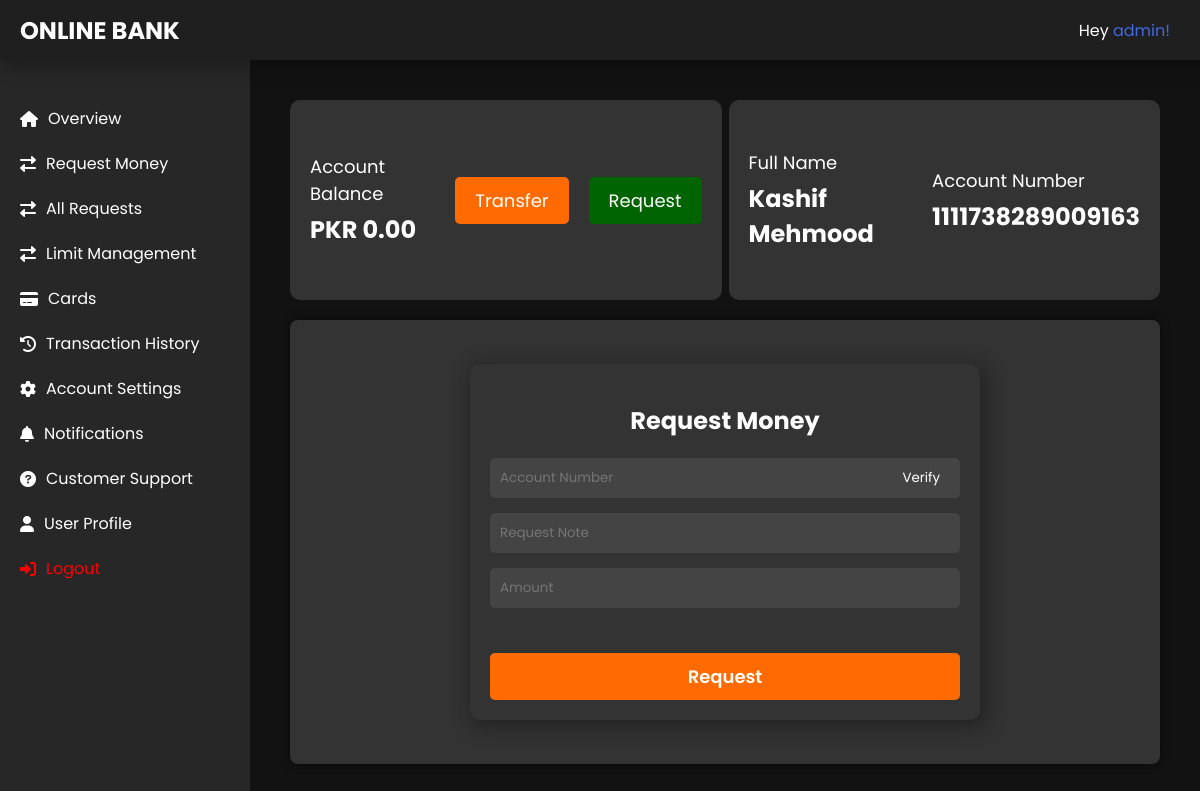
The app's page /transaction/request-money/ (signed in) with its own data.
### bankaccount/models.py (models this page shows, shortened)
class BankAccount(models.Model):
    user = models.ForeignKey(User, on_delete=models.DO_NOTHING)
    full_name = models.CharField(max_length=100)
    address = models.CharField(max_length=200)
    phone_number = models.CharField(max_length=16)
    profession = models.CharField(max_length=20)
    account_number = models.CharField(max_length=16)
    account_type = models.CharField(max_length=50, choices=ACCOUNT_CHOICES)
    balance = models.DecimalField(default=0, max_digits=10, decimal_places=2)
    date_created = models.DateTimeField(auto_now=True)
    date_updated = models.DateTimeField(null=True, blank=True)
    daily_limit = models.IntegerField(default=25000)
    daily_remaining_limit = models.IntegerField(default=25000)
    max_daily_limit = models.IntegerField(default=50000)
    monthly_limit = models.IntegerField(default=500000)
    monthly_remaining_limit = models.IntegerField(default=500000)
    max_monthly_limit = models.IntegerField(default=750000)
    yearly_limit = models.IntegerField(default=1000000)
    yearly_remaining_limit = models.IntegerField(default=1000000)
    max_yearly_limit = models.IntegerField(default=1250000)
    is_active = models.BooleanField(default=False)
    is_approved = models.BooleanField(default=False)
    otp = models.CharField(max_length=6, null=True, blank=True)
    otp_expiry = models.DateTimeField(null=True, blank=True)
    otp_attempts = models.PositiveIntegerField(default=0)

### transaction/views.py (the view, shortened to what this page needs)
# urls.py: path('request-money/', views.request_money, name='request_money'),
def request_money(request):
    context = {}
    request_from = BankAccount.objects.get(user=request.user)
    context['bank_account'] = request_from
    context['bank_account_created'] = True
    return render(request, 'request_money.html', context)

### templates/request_money.html (shortened to what this page needs)
{% extends 'base.html' %}
{% load static %}
{% block content %}
    <div class="dashboard-container">
        <div class="balance-transfer-container">
            <div class="sub-container">
                <div class="account-balance">
                    <div class="balance-title">Account Balance</div>
                    <div class="balance-amount">PKR {{ bank_account.balance }}</div>
                </div>
                <div class="btn-tabs">
                    <a class="transfer-button" href="{% url 'transaction:make_payment' bank_account.account_number %}">Transfer</a>
                    <a class="transfer-button request-btn" href="">Request</a>
                </div>
            </div>
            <div class="sub-container">
                <div>
                    <div class="balance-title">Full Name</div>
                    <div class="balance-amount">{{ bank_account.full_name }}</div>
                </div>
                <div>
                    <div class="balance-title">Account Number</div>
                    <div class="balance-amount">{{ bank_account.account_number }}</div>
                </div>
            </div>
        </div>
        <div class='form-container'>
            <div class="form">
                <h2>Request Money</h2>
                <form method="post">
                    <div class="input-with-button">
                        <input type="text" name="request_to" placeholder="Account Number">
                        <button type="button" class="verify-button">Verify</button>
                    </div>
                    <input type="text" placeholder="Request Note" name="note" id="">
                    <input type="number" name='amount' placeholder="Amount">
                    <button type="submit">Request</button>
                </form>
            </div>
        </div>
    </div>
{% endblock %}

### templates/base.html (shortened to what this page needs)
{% load static %}
<!DOCTYPE html>
<html lang="en">
<head>
    <link rel="stylesheet" href="{% static 'css/home.css' %}">
    <link rel="stylesheet" href="https://cdnjs.cloudflare.com/ajax/libs/font-awesome/6.0.0-beta3/css/all.min.css">
</head>
<body>
    <div class="navbar">
        <h2><a style="color: white;" href="{% url 'core:dashboard' %}">ONLINE BANK</a></h2>
        <div>
            <p>Hey <a href="" style="color: royalblue;">{{ request.user.username }}!</a></p>
        </div>
    </div>
    <div class="container">
        {% if request.user.is_authenticated %}
            {% if bank_account_created %}
            <nav class="sidebar">
                <ul class="sidebar-links">
                    <li {% block home_active %}{% endblock %}><a href="{% url 'core:dashboard' %}"><i class="fas fa-home"></i> Overview</a></li>
                    <li {% block requestMoney_active %}{% endblock %}><a href="{% url 'transaction:request_money' %}"><i class="fas fa-exchange-alt"></i> Request Money</a></li>
                    <li {% block requests_active %}{% endblock %}><a href="{% url 'transaction:all_requests' bank_account.account_number %}"><i class="fas fa-exchange-alt"></i> All Requests</a></li>
                    <li {% block limit_manage_active %}{% endblock %}><a href="{% url 'transaction:limit_management' bank_account.account_number %}"><i class="fas fa-exchange-alt"></i> Limit Management</a></li>
                    <li {% block card_active %}{% endblock %}><a href="{% url 'transaction:manage_card' bank_account.account_number %}"><i class="fas fa-credit-card"></i> Cards</a></li>
                    <li {% block trx_history_active %}{% endblock %}><a href="{% url 'transaction:transaction_history' bank_account.account_number %}"><i class="fas fa-history"></i> Transaction History</a></li>
                    <li {% block acc_setting_active %}{% endblock %}><a href="#"><i class="fas fa-cog"></i> Account Settings</a></li>
                    <li {% block noti_active %}{% endblock %}><a href="{% url 'core:notifications' bank_account.account_number %}"><i class="fas fa-bell"></i> Notifications</a></li>
                    <li {% block support_active %}{% endblock %}><a href="{% url 'core:all_issues' %}"><i class="fas fa-question-circle"></i> Customer Support</a></li>
                    <li {% block user_profile_active %}{% endblock %}><a href="{% url 'bankaccount:user_profile' request.user %}"><i class="fas fa-user"></i>User Profile</a></li>
                    {% if request.user.is_authenticated %}
                    <li><a style="color: red;" href="{% url 'account_logout' %}"><i class="fas fa-sign-in-alt" ></i> Logout</a></li>
                    {% else %}
                    <li><a href="{% url 'account_signup' %}"><i class="fas fa-sign-in-alt"></i> Login/Signup</a></li>
                    {% endif %}
                </ul>
            </nav>
            {% endif %}
        {% endif %}
        <main class="content">
            {% block content %}
            {% endblock content %}
        </main>
    </div>
</body>
</html>

### static/css/home.css (style rules this page uses)
* { font-family: poppins; }
a { text-decoration: none; text-align: center; }
body { margin: 0; font-family: poppins, sans-serif; background-color: #121212; color: #ffffff; }
.navbar { display: flex; justify-content: space-between; align-items: center; padding: 0 20px; background-color: #1f1f1f; box-shadow: 2px 2px 20px 2px rgba(0, 0, 0, 0.304) !important; height: 60px; position: fixed; top: 0; width: 100%; z-index: 3; }
.navbar > div { margin-right: 50px; display: flex; flex-direction: row-reverse; justify-content: end; }
.container { display: flex; height: 100vh; margin-top: 60px; }
.sidebar { width: 250px; background-color: #272727; padding-top: 20px; position: fixed; transition: transform 0.3s ease; height: calc(100% - 60px); z-index: 2; }
.sidebar-links { list-style-type: none; padding: 0; }
.sidebar-links li { padding: 10px 20px; }
.sidebar-links li a { color: #ffffff; text-decoration: none; display: flex; align-items: center; }
.sidebar-links li a i { margin-right: 10px; }
.content { margin-left: 250px; padding: 20px; flex: 1; transition: margin-left 0.3s ease; }
.form-container { background-color: #333333; padding: 5%; border-radius: 8px; box-shadow: 0 0 10px rgba(0, 0, 0, 0.5); max-width: 89%; margin: auto; }
.form { width: 60%; margin: auto; box-shadow: 4px 4px 20px 4px rgba(0, 0, 0, 0.301); padding: 20px; border-radius: 10px; }
.form-container > .form > h2 { text-align: center; }
input[type="text"], input[type="email"], input[type="tel"], input[type="password"], input[type="number"], select { width: calc(100% - 20px); padding: 10px; margin-bottom: 15px; border: none; border-radius: 5px; background-color: #444444; color: white; }
button[type="submit"] { margin-top: 30px; width: 100%; padding: 10px; background-color: #FF6B00; border: none; border-radius: 5px; color: white; font-size: 18px; cursor: pointer; font-weight: 600; }
.dashboard-container { max-width: 100%; margin: auto; padding: 20px; }
.dashboard-container > .form-container { max-width: 100%; }
.balance-transfer-container { display: flex; justify-content: space-between; align-items: center; border-radius: 8px; margin-bottom: 20px; width: 100%; }
.sub-container { width: 45%; background-color: #333333; padding: 20px; height: 20vh; border-radius: 10px; display: flex; align-items: center; justify-content: space-between; }
.sub-container > .btn-tabs { display: flex; align-items: center; justify-content: space-around; }
.sub-container > .btn-tabs > a:first-child { margin-right: 20px; }
.request-btn { background-color: darkgreen !important; }
.account-balance { display: flex; flex-direction: column; }
.balance-title { font-size: 18px; margin-bottom: 5px; }
.balance-amount { font-size: 24px; font-weight: bold; }
.transfer-button { background-color: #FF6B00; border: none; border-radius: 5px; padding: 10px 20px; color: white; font-size: 18px; cursor: pointer; display: flex; align-items: center; }
.input-with-button { position: relative; max-width: calc(94%-20px); }
.input-with-button .verify-button { position: absolute; right: 0; top: 0; height: 70%; padding: 0 20px; background-color: transparent; cursor: pointer; color: white; border: none; }

### records on screen
BankAccount: balance "0.00", full_name "Kashif Mehmood", account_number "1111738289009163"

### other values on screen
{{ request.user.username }} "admin"
